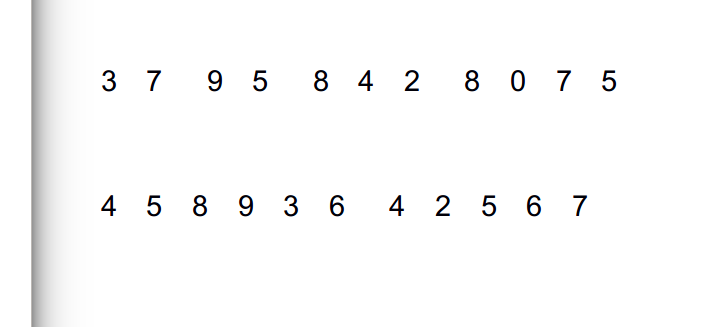
#> input picture data/test1.png, 702 x 327 px
$ python predict_cnn.py --image data/test1.png   (older library calls are emulated)
#> lines starting #> are read from the running program, lines starting #| are printed output that depends on the picture; after the words box and inside, x2 and y2 are one past the last pixel; in counts of white or black regions, pixels touching at a corner belong together
from __future__ import print_function
import numpy as np
import tensorflow as tf
import matplotlib.pyplot as plt
import argparse
import mahotas
import cv2

import data_process

# parse command line
ap = argparse.ArgumentParser()
ap.add_argument("-i","--image",required = True,help = "path to image")
args = vars(ap.parse_args())

# load and preprocess image

image = cv2.imread(args["image"])
#> image is the input picture: shape (327, 702, 3); mean B, G, R 250, 249.9, 250
# image = cv2.imread("data/test1.png")

gray = cv2.cvtColor(image,cv2.COLOR_BGRA2GRAY)
gray = cv2.equalizeHist(gray)
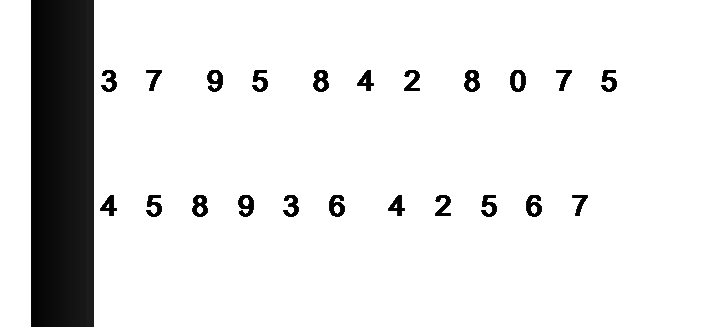
#> gray: shape (327, 702); min 0, max 255, mean 228.7
blured = cv2.GaussianBlur(gray,(5,5),0)
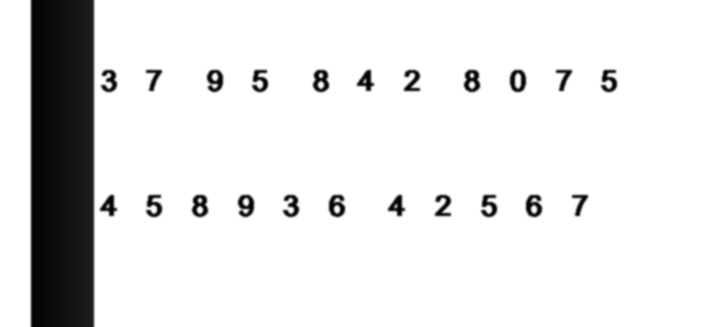
#> blured: shape (327, 702); min 0, max 255, mean 228.7


# # (1)Use edge detection to get contours
edged = cv2.Canny(blured,30,150)
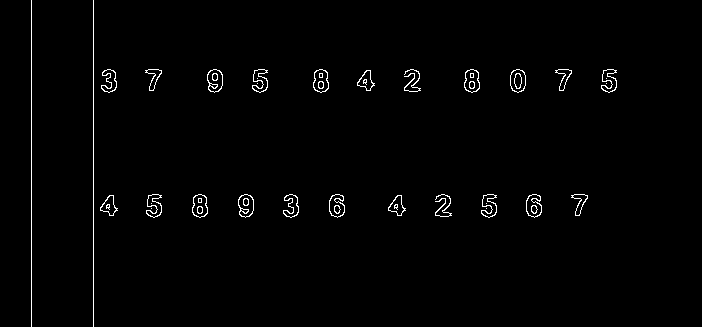
#> edged: shape (327, 702); 1.3% white in thin lines or dots, all inside (x1, y1, x2, y2) = (31, 0, 617, 327)
cv2.imshow("edged",edged)
cv2.waitKey(0)
(contours,_) = cv2.findContours(edged.copy(),cv2.RETR_EXTERNAL,cv2.CHAIN_APPROX_SIMPLE)
#> contours = 28 contours, 6 with area under 20; largest, box (x1, y1, x2, y2) and area: (510, 69, 526, 93) 289, (238, 194, 254, 218) 284, (207, 69, 223, 93) 284, (192, 194, 208, 218) 281, (464, 69, 480, 93) 281

# # (2)Use binary theresholding to get contours
# ret,binary= cv2.threshold(blured,100,255,cv2.THRESH_BINARY)
# cv2.imshow("binary",binary)
# cv2.waitKey(0)
# (contours,_) = cv2.findContours(binary.copy(),cv2.RETR_TREE,cv2.CHAIN_APPROX_SIMPLE)

print("contours length is {}".format(len(contours)))
#| contours length is 28

contours = sorted([(c,cv2.boundingRect(c)[0]) for c in contours],key = lambda x:x[1])
#> contours = 28 items


image_size = 28
num_labels = 10
num_channels = 1 # grayscale

# super paramter
batch_size = 1
patch_size = 5
depth1 = 32
depth2 = 64
num_hidden = 512

# define CNN computation graph

#> (the run stopped early here; a loop or call above may not have finished)

$ run again, with data/test.png copied over data/test1.png
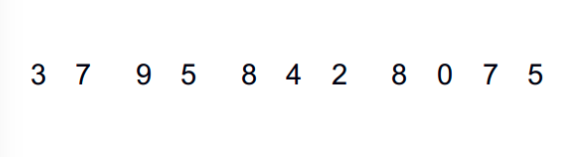
#> input picture data/test.png, 576 x 157 px
#> image is the input picture: shape (157, 576, 3); mean B, G, R 251.5, 251.3, 251.3
#> `blured = cv2.GaussianBlur(gray,(5,5),0)`:
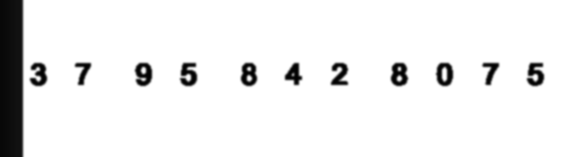
#> blured: shape (157, 576); min 1, max 255, mean 238.1
#> `edged = cv2.Canny(blured,30,150)`:
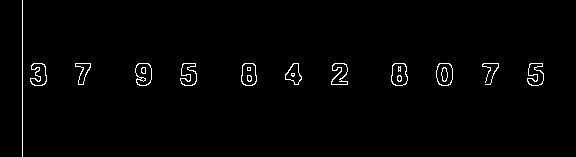
#> edged: shape (157, 576); 1.4% white in thin lines or dots
#> `(contours,_) = cv2.findContours(edged.copy(),cv2.RETR_EXTERNAL,cv2.CHA..`: contours = 12 contours, 2 with area under 20; largest, box (x1, y1, x2, y2) and area: (436, 63, 453, 86) 312, (391, 63, 408, 86) 306, (135, 63, 152, 86) 300, (241, 63, 257, 86) 290, (180, 63, 197, 86) 242
#| contours length is 12
#> `contours = sorted([(c,cv2.boundingRect(c)[0]) for c in contours],key =..`: contours = 12 items
